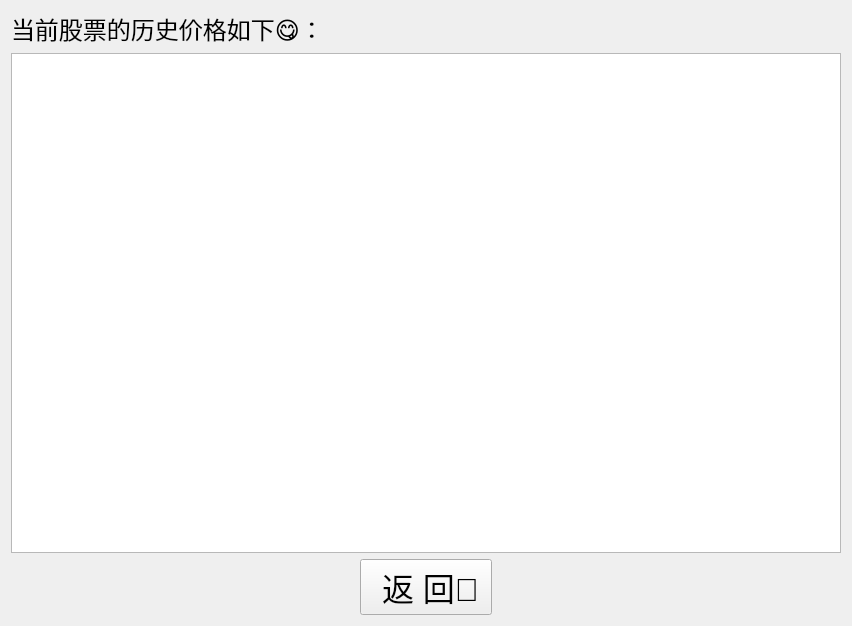
<?xml version="1.0" encoding="UTF-8"?>
<ui version="4.0">
 <class>StockPrintWidget</class>
 <widget class="QWidget" name="StockPrintWidget">
  <property name="geometry">
   <rect>
    <x>0</x>
    <y>0</y>
    <width>814</width>
    <height>489</height>
   </rect>
  </property>
  <property name="windowTitle">
   <string>o(*￣▽￣*)o</string>
  </property>
  <layout class="QGridLayout" name="gridLayout">
   <item row="0" column="0">
    <layout class="QVBoxLayout" name="verticalLayout">
     <item>
      <widget class="QLabel" name="label">
       <property name="font">
        <font>
         <family>Microsoft YaHei</family>
         <pointsize>18</pointsize>
        </font>
       </property>
       <property name="text">
        <string>当前股票的历史价格如下😋：</string>
       </property>
      </widget>
     </item>
     <item>
      <widget class="QTableView" name="tableView">
       <property name="minimumSize">
        <size>
         <width>830</width>
         <height>500</height>
        </size>
       </property>
       <property name="font">
        <font>
         <pointsize>14</pointsize>
        </font>
       </property>
      </widget>
     </item>
     <item>
      <layout class="QHBoxLayout" name="horizontalLayout">
       <item>
        <spacer name="horizontalSpacer">
         <property name="orientation">
          <enum>Qt::Horizontal</enum>
         </property>
         <property name="sizeHint" stdset="0">
          <size>
           <width>40</width>
           <height>20</height>
          </size>
         </property>
        </spacer>
       </item>
       <item>
        <widget class="QPushButton" name="BackButton">
         <property name="maximumSize">
          <size>
           <width>300</width>
           <height>16777215</height>
          </size>
         </property>
         <property name="font">
          <font>
           <family>Microsoft YaHei UI</family>
           <pointsize>24</pointsize>
          </font>
         </property>
         <property name="whatsThis">
          <string>&lt;html&gt;&lt;head/&gt;&lt;body&gt;&lt;p align=&quot;center&quot;&gt;&lt;br/&gt;&lt;/p&gt;&lt;/body&gt;&lt;/html&gt;</string>
         </property>
         <property name="layoutDirection">
          <enum>Qt::LeftToRight</enum>
         </property>
         <property name="text">
          <string>  返 回💨 </string>
         </property>
        </widget>
       </item>
       <item>
        <spacer name="horizontalSpacer_2">
         <property name="orientation">
          <enum>Qt::Horizontal</enum>
         </property>
         <property name="sizeHint" stdset="0">
          <size>
           <width>40</width>
           <height>20</height>
          </size>
         </property>
        </spacer>
       </item>
      </layout>
     </item>
    </layout>
   </item>
  </layout>
 </widget>
 <layoutdefault spacing="6" margin="11"/>
 <resources/>
 <connections/>
</ui>
